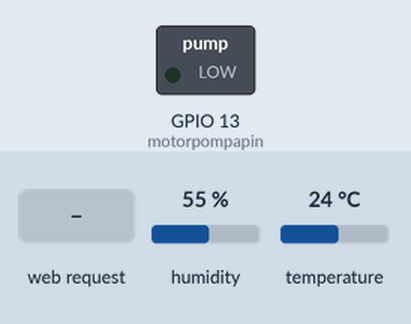
Simulated run of this sketch. Board: ESP8266 (NodeMCU). Parts: switched loads named in the sketch (green lamp = pin HIGH). Inputs (shaded band) come from the test bench; at power-on: humidity 55 %, temperature 24 °C. WiFi joins after 1.5 s; servers stay silent unless stated; what the sketch prints to the serial monitor is not drawn.

Above: at 2.7 s.
2.8 s: HTTP request GET /motorpompapin=ON received
At 3.6 s:
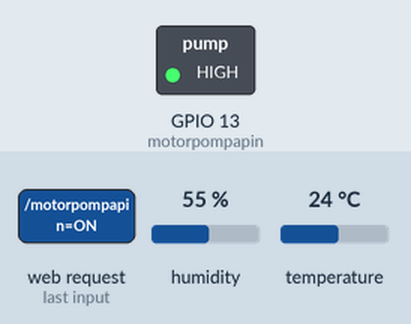
4.3 s: HTTP request GET /Up=ON received
At 5.5 s:
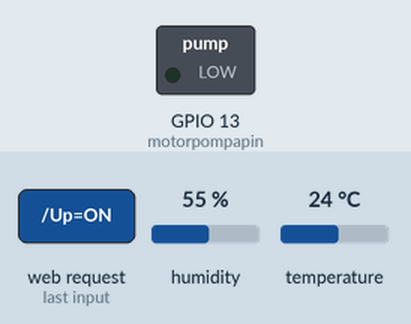
Timing chart, 0 to 7.3 s (numbered marks = the images above; inputs shaded):
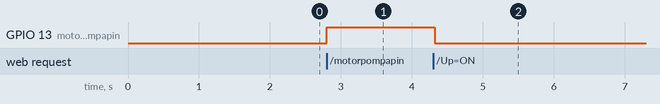

The sketch:

Uygulama2.ino
```cpp
#include <ESP8266WiFi.h>
#include "DHT.h"  // DHT11 sıcaklık ve nem sensörü kütüphanesi koda eklenir.
#define DHTTYPE DHT11 // DHT 11 sensörü tanımlanır.
#define DHTpin 0  //D3 nolu dijital pin(GPIO-0) DHT veri pini olarak atanır.

int analogdeger = A0; //AO analog pin toprak nem değerini ölçmek için atanır.
int motorpompapin = 13; // D7 nolu dijital pin(GPIO13) motor pini olarak atanır.

const char* ssid = "***";
const char* password = "***";

DHT dht(DHTpin, DHTTYPE);
WiFiServer server(80);

void setup(void)
{
Serial.begin(9600);
delay(10);
dht.begin();

pinMode(motorpompapin, OUTPUT); //D7 nolu dijital pin çıkış olarak atanır.
digitalWrite(motorpompapin, LOW);  // motorpompapin program ilk çalıştırıldığında durur.
// Wi-fi ye bağlantı sağlanır.
Serial.println();
Serial.print("Wi-fi ye bağlanıyor... ");
Serial.println(ssid);
WiFi.begin(ssid, password);  //Wi-fi bağlantısı başlatılır.

while (WiFi.status() != WL_CONNECTED) {
delay(500);
Serial.print(".");
}
Serial.println("");
Serial.println("WiFi connected");

// Sunucu bağlantısı başlatılır.
server.begin();
Serial.println("Sunucu başladı.");

// Seri monitör ekranında bağlantı için kullanılacak IP adresi yazdırılır.
Serial.print("Bağlanmak için bu URL'yi kullanınız: ");
Serial.print("http://");    //URL IP adresi destop/labtop/cep telefonu tarayıcında açılır.
Serial.print(WiFi.localIP());
Serial.println("/");
}

void loop() {
// İstemci bağlantısının yapıldığı kontrol edilir.
WiFiClient client = server.available();
if (!client) {
return;
}
// İstemci veri yollayana kadar beklenir.
Serial.println("Yeni istemci");
while(!client.available()){
delay(1);
}
// Yapılan isteğin ilk satırı okunur.
String request = client.readStringUntil('\r');
Serial.println(request);
client.flush();

float h;  //Nem oranı değişkeni
float t;  //Celcius sıcaklık değişkeni
float f;  //Fahrenayt sıcaklık değişkeni
float analogokuma ; //Sensörden okunan Analog değer bu değişkene atanır.
float topraknemoran; // Toprak nem oranının atanacağı değişken

// Match the request
int value = LOW;
if (request.indexOf("/Up=ON") != -1)  {
h = dht.readHumidity();    //Nem değeri okunur.
t = dht.readTemperature(); //Celcius cinsinden sıcaklık değeri okunur.
f = (h * 1.8) + 32; //Sıcaklık değeri Fahrenayt değerine döndürülür.
analogokuma = analogRead(analogdeger); //Analog pin analogokuma output voltage by water moisture rain sensor
topraknemoran = map(analogokuma,1024,222,0,100); //Sensörden okunan analog değer, yüzelik değere dönüştürülür.

if (analogokuma>800){  // Eğer okunan nem değeri düşükse, motor çalıştırılır.
digitalWrite(motorpompapin, HIGH);
value = HIGH;
}
else {
digitalWrite(motorpompapin, LOW);
value = LOW;
}
}

if (request.indexOf("/motorpompapin=ON") != -1)  { //Motor çalıştırılır.
digitalWrite(motorpompapin, HIGH);
value = HIGH;
}
if (request.indexOf("/motorpompapin=OFF") != -1)  {//Motor durdurulur
digitalWrite(motorpompapin, LOW);
value = LOW;
}
// Yapılan istek geri döndürülür.
client.println("HTTP/1.1 200 OK");
client.println("Content-Type: text/html");
client.println("");
client.println("<!DOCTYPE HTML>");
client.println("<html>");
client.println("<h2 align=left>Akilli Bahce - Hava Durumu Uygulamasi</h2><br>");
client.print("Sicaklik (Celsius) = ");
client.println(t); client.print(" C");
client.println("<br>");
client.print("Sicaklik (Fahrenayt) = ");
client.println(f); client.print(" F");
client.println("<br>");
client.print("Nem = ");
client.print(" % ");
client.println(h);
client.println("<br>");
client.println();
client.print("Toprak Nem Degeri = ");
client.print(" % ");
client.print(topraknemoran);
client.println("<br>");
client.println("<br>");

if(topraknemoran>=60){ // Toprak nem oranı yüzde 60'dan büyükse...
client.println("Yagmur/Nem/Su Tespit Edildi");
}else if(topraknemoran<=25)
{
client.println("Toprak Kuru");
} else if((topraknemoran>25)and (topraknemoran<60)){
client.println("Toprak Nem seviyesi Kritik");
}
delay(10);

client.println("<br><br>");
if(value == HIGH)
client.println("Motor/Pompa Calisiyor");
else
client.print("Motor/Pompa durdu");
client.println("<br><br>");
client.println("<a href=\"/Up=ON\"\"><button>Guncelle</button></a><br />");
client.println("<br>");
client.println("<a href=\"/motorpompapin=ON\"\"><button>Motor Pompa -- ON </button></a>");
client.println("<a href=\"/motorpompapin=OFF\"\"><button>Motor Pompa -- OFF </button></a><br />");
client.println("</html>");
delay(1);
Serial.println("İstemci baglantisi kesildi.");
Serial.println("");
}
```

Measured:
- after the input at 2.8 s, GPIO 13 (motorpompapin): LOW → HIGH at once
- after the input at 4.3 s, GPIO 13 (motorpompapin): HIGH → LOW at once
